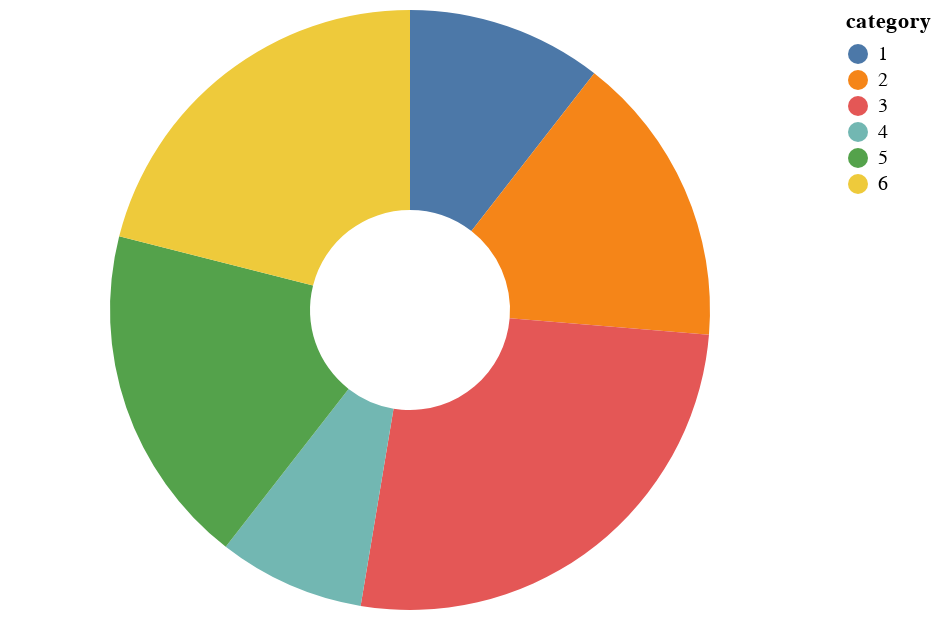

Notebook code for this chart:
### Code cell
#Donut Chart
import pandas as pd
import altair as alt

source = pd.DataFrame({"category": [1, 2, 3, 4, 5, 6], "value": [4, 6, 10, 3, 7, 8]})

alt.Chart(source).mark_arc(innerRadius=50).encode(
    theta=alt.Theta(field="value", type="quantitative"),
    color=alt.Color(field="category", type="nominal"),
)

### Figure 1 — Vega-Lite specification as saved in the notebook (floating-point values rounded to 4 significant figures)
{"config": {"view": {"continuousWidth": 400, "continuousHeight": 300}}, "data": {"name": "data-c9896de6322bcd9cf0fe9396e0b72d16"}, "mark": {"type": "arc", "innerRadius": 50}, "encoding": {"color": {"field": "category", "type": "nominal"}, "theta": {"field": "value", "type": "quantitative"}}, "$schema": "https://vega.github.io/schema/vega-lite/v4.17.0.json", "datasets": {"data-c9896de6322bcd9cf0fe9396e0b72d16": [{"category": 1, "value": 4}, {"category": 2, "value": 6}, {"category": 3, "value": 10}, {"category": 4, "value": 3}, {"category": 5, "value": 7}, {"category": 6, "value": 8}]}}
